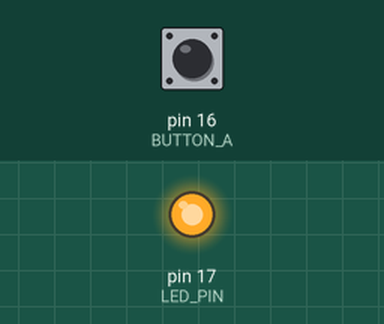
Bench run of a sketch on a simulated Arduino Uno, built with avr-gcc and run on an emulated ATmega328P. On the bench: output pins drawn as LEDs (lit = HIGH). The inputs (shaded band) are chosen by the test bench; at power-on: pin 16 (BUTTON_A) HIGH.

Above: at 1.2 s.
1.3 s: pin 16 (BUTTON_A) pulled LOW for 0.15 s
At 1.37 s:
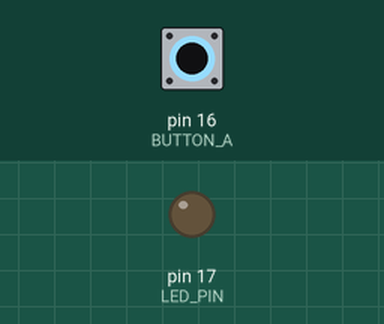
2.9 s: pin 16 (BUTTON_A) pulled LOW for 3.2 s
At 6.9 s:
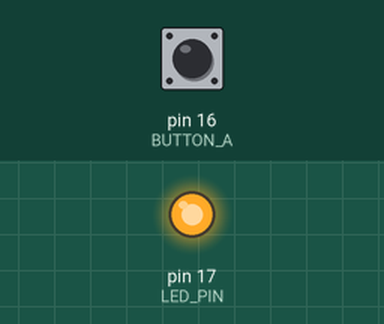
Timing chart, 0 to 8.4 s (numbered marks = the images above; inputs shaded):
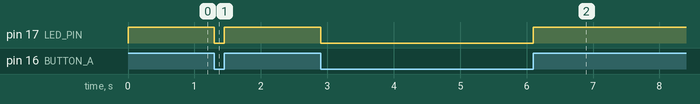

The sketch:

lap2.5.ino
```cpp
#define LED_PIN 17
#define BUTTON_A 16

void setup() {
  pinMode(LED_PIN, OUTPUT);
  pinMode(BUTTON_A, INPUT_PULLUP);
}

void loop() {
  if (digitalRead(BUTTON_A) == LOW) {
    digitalWrite(LED_PIN, LOW);
  } else {
    digitalWrite(LED_PIN, HIGH);
  }
}
```

Measured:
- after the input at 1.3 s, pin 17 (LED_PIN): HIGH → LOW at once, → HIGH 0.15 s later
- after the input at 2.9 s, pin 17 (LED_PIN): HIGH → LOW at once, → HIGH 3.2 s later
